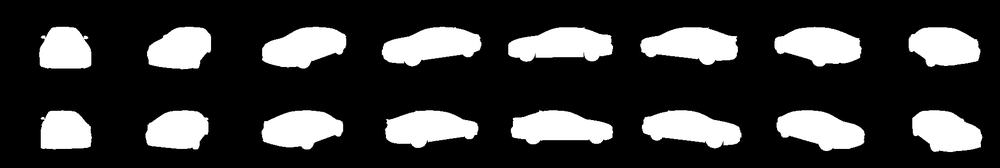
#> input picture paper-implementations/pytorch/u-net/saved_images/1.png, 1000 x 168 px, shrunk from 1938 x 326 before the run, found by its file name
$ python opencv_keypoint_gftt_detector_sift_descriptor.py
#> lines starting #> are read from the running program, lines starting #| are printed output that depends on the picture
"""Opencv keypoint matching with GFTT keypoint detector and SIFT descriptor.

This shows to use different algorithms for detector and descriptor in two steps
instead of single step in detectAndCompute.
"""

import cv2
import matplotlib.pyplot as plt
import time

img1 = cv2.imread(r'imgs/1.png', cv2.IMREAD_GRAYSCALE)
#> img1 is the input picture: shape (168, 1000); min 0, max 255, mean 55.8
img2 = cv2.imread(r'imgs/6.png', cv2.IMREAD_GRAYSCALE)
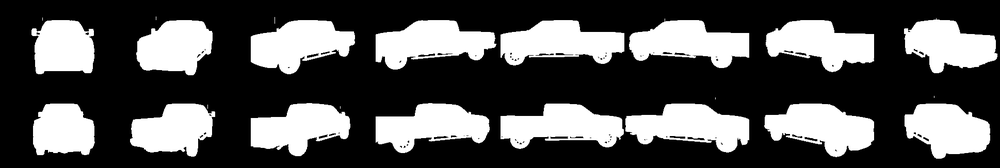
#> input picture paper-implementations/pytorch/u-net/saved_images/6.png, 1000 x 168 px, shrunk from 1938 x 326 before the run, found by its file name
#> img2 is the input picture: shape (168, 1000); min 0, max 255, mean 82.4

start1 = time.time()

#kp_detector = cv2.AKAZE_create()
kp_detector = cv2.GFTTDetector_create()

descriptor_extractor = cv2.SIFT_create()
#descriptor_extractor = cv2.KAZE_create()


keypoints1 = kp_detector.detect(img1)
#> keypoints1 = 668 keypoints; strongest (x, y, size): (87, 37, 3), (41, 37, 3), (41, 118, 3), (735, 37, 3)
keypoints2 = kp_detector.detect(img2)
#> keypoints2 = 904 keypoints; strongest (x, y, size): (383, 57, 3), (212, 117, 3), (926, 55, 3), (287, 145, 3)

print(keypoints1)
#> (printed output is left out)
print(keypoints2)

keypoints1, descriptors1 = descriptor_extractor.compute(img1, keypoints1)
keypoints2, descriptors2 = descriptor_extractor.compute(img2, keypoints2)

# print(img1_kp)
# print(img1_desc)

# FLANN parameters
FLANN_INDEX_KDTREE = 1

index_params = dict(algorithm = FLANN_INDEX_KDTREE,
                    trees = 5)

search_params = dict(checks = 50)

# Create FLANN object
FLANN = cv2.FlannBasedMatcher(indexParams = index_params,
                              searchParams = search_params)

# Matching descriptor vectors using FLANN Matcher
matches = FLANN.knnMatch(queryDescriptors = descriptors1,
                         trainDescriptors = descriptors2,
                         k = 2)
#> matches = 668 matches

# Lowe's ratio test
ratio_thresh = 0.7

# "Good" matches
good_matches = []

# Filter matches
for m, n in matches:
    if m.distance < ratio_thresh * n.distance:
        good_matches.append(m)
#> after the loop, good_matches = 80 matches


print("GOOD MATCHES", len(good_matches))

end1 = time.time()
print("FPS:", (1. / float(end1 - start1)))

#img3 = cv2.drawMatchesKnn(img1,img1_kp,img2,img2_kp,matches,None,**draw_params)

output = cv2.drawMatches(img1 = img1,
                         keypoints1 = keypoints1,
                         img2 = img2,
                         keypoints2 = keypoints2,
                         matches1to2 = good_matches,
                         outImg = None,
                         flags = cv2.DrawMatchesFlags_NOT_DRAW_SINGLE_POINTS)
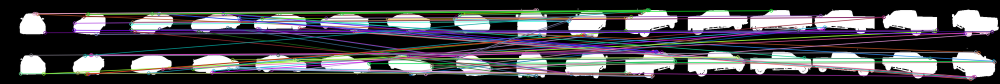
#> output: shape (168, 2000, 3) (shown at 1/2 size); mean of channels 0, 1, 2 81, 77, 78; drawn as B, G, R
plt.imshow(output,),plt.show()
